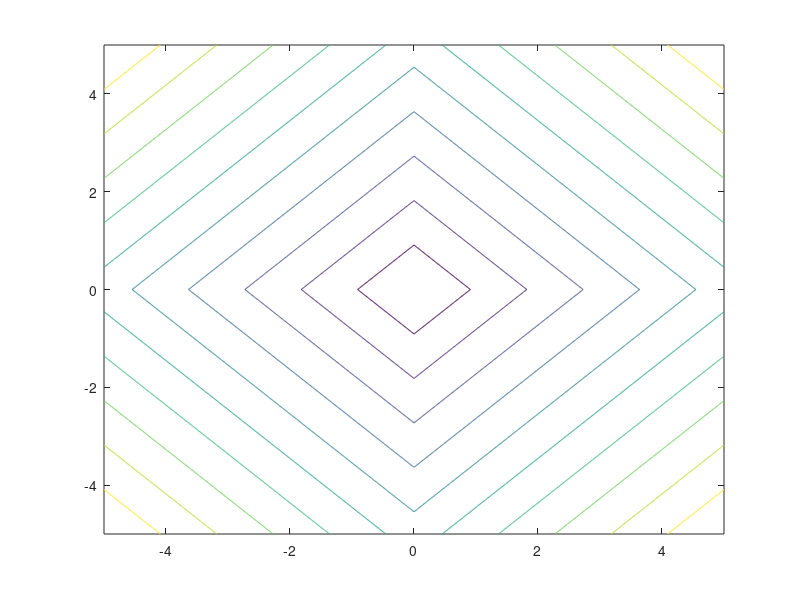

Recreate this plot in MATLAB.

function lp_plot()
x1=-5:.01:5;
y1=-5:.01:5;
[X1,Y1]=meshgrid(x1,y1);
z1=abs(X1)+abs(Y1);

% surf(X1,Y1,z1);hold on
contour(X1,Y1,z1);

end
